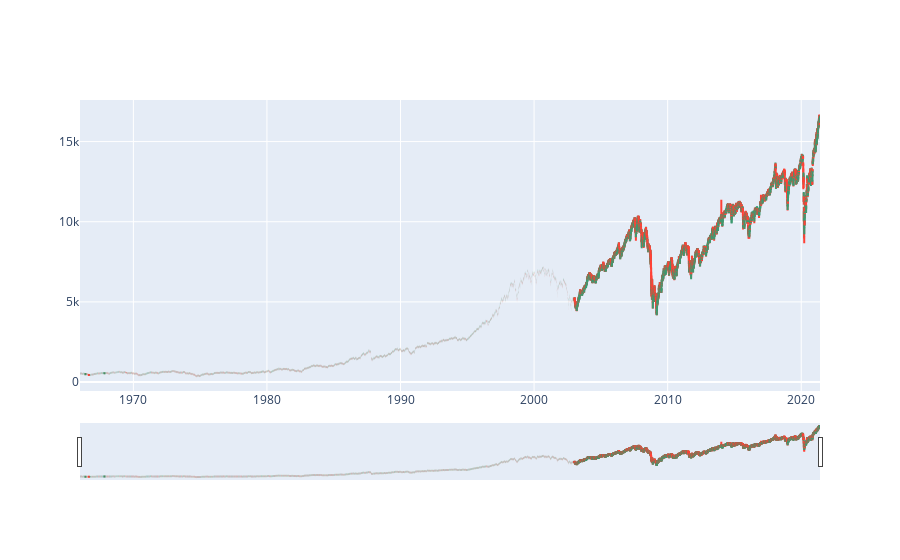

This figure's notebook cell:
### Code cell
fig = go.Figure(data=[go.Candlestick(x=df6['Date'], open=df6['Open'], high=df6['High'], low=df6['Low'], close=df6['Close'])])
fig.show()

### Figure 1 — Plotly figure (JSON) as saved in the notebook; plotly's stock layout.template omitted (floating-point values rounded to 4 significant figures; data arrays with more than 128 entries replaced by an {"elided": "..."} marker saying what was removed)
{"data": [{"close": {"elided": "13942 int values"}, "high": {"elided": "13942 int values"}, "low": {"elided": "13942 int values"}, "open": {"elided": "13942 int values"}, "type": "candlestick", "x": {"elided": "13942 str values"}}], "layout": {}}
